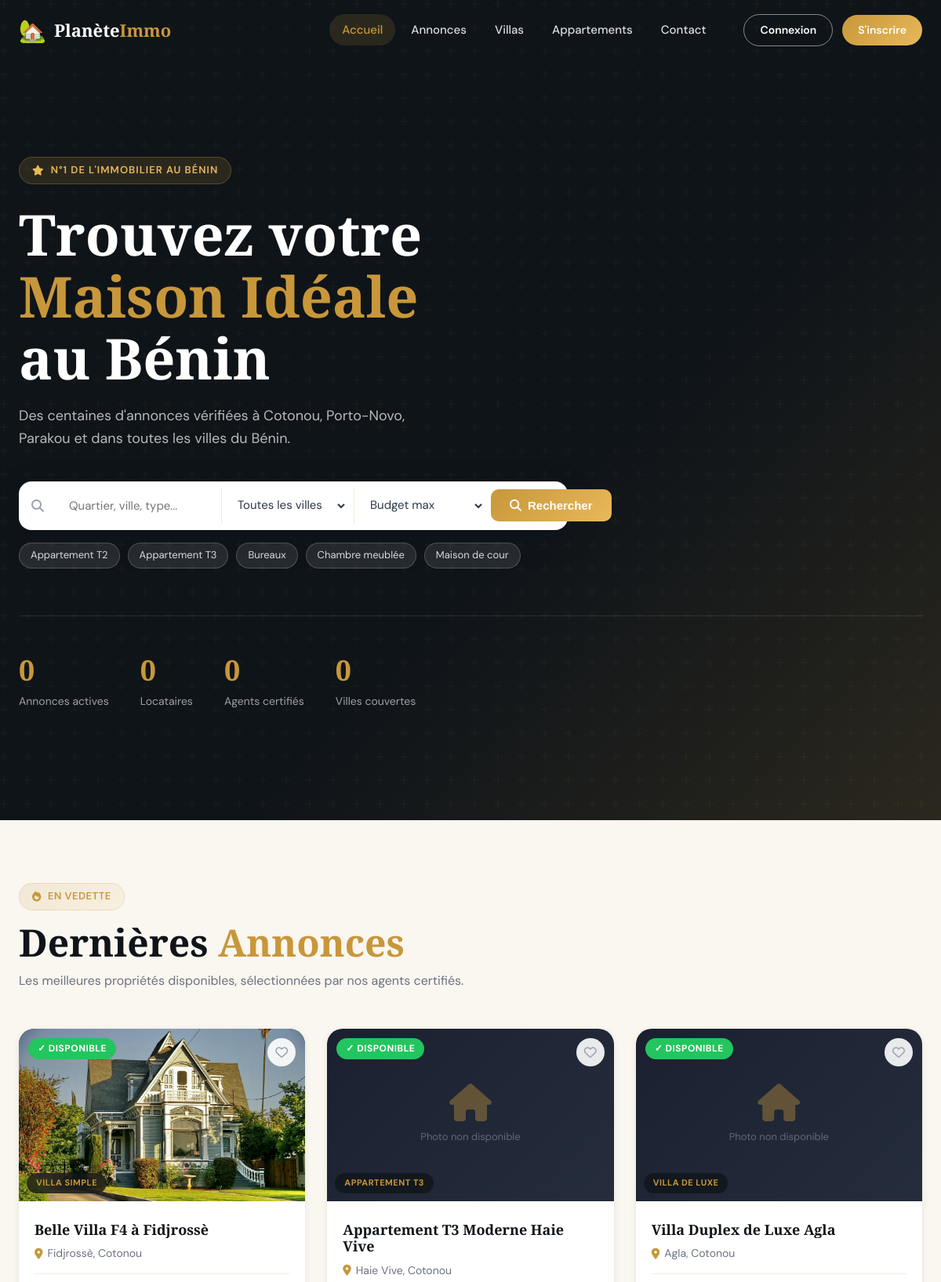
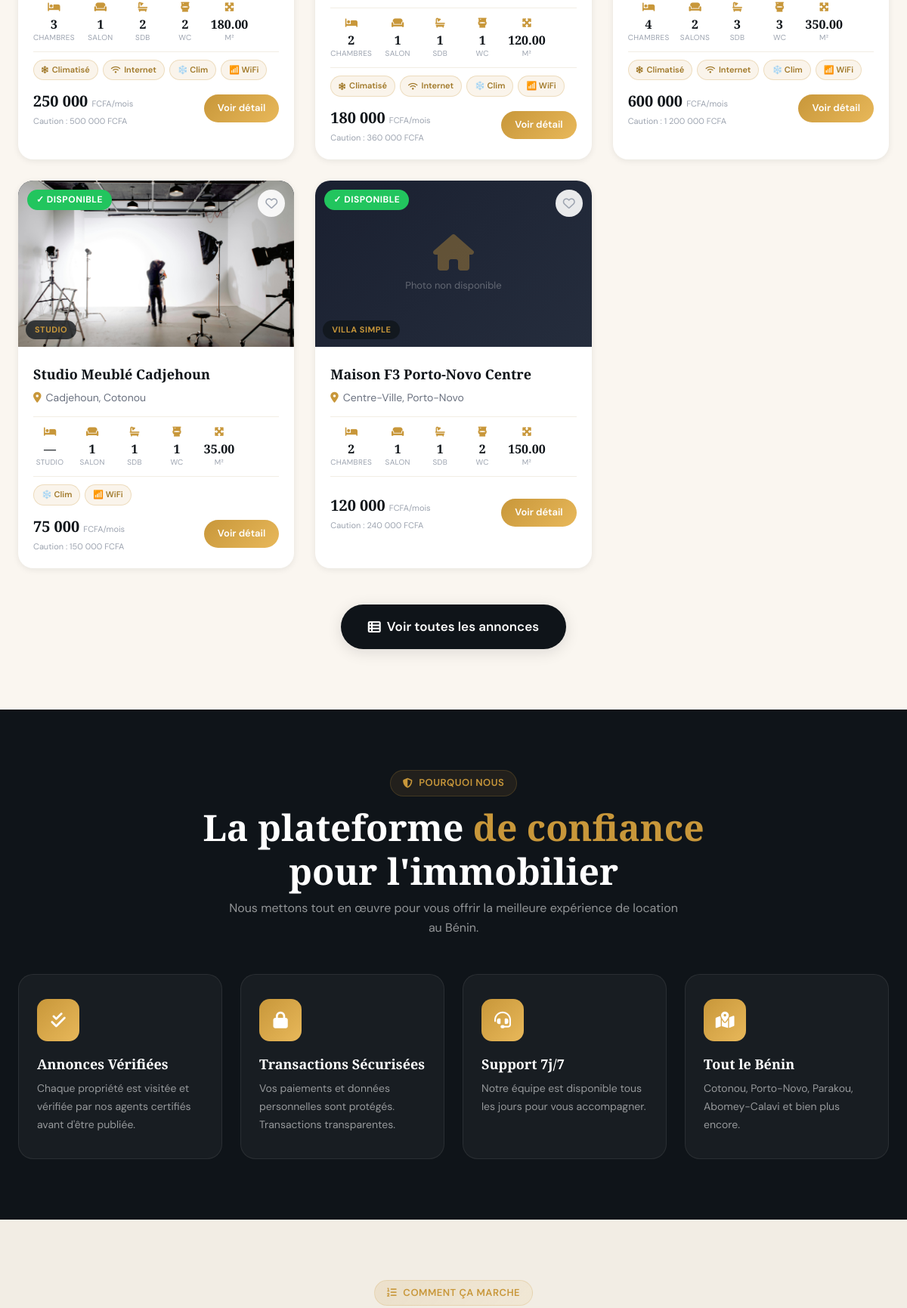
The page / (upper part) on the database its author committed (2 pictures, top to bottom).
### tables this page shows
CREATE TABLE types_maison (
    id INT AUTO_INCREMENT PRIMARY KEY,
    libelle VARCHAR(100) NOT NULL,
    description TEXT
);

CREATE TABLE maisons (
    id INT AUTO_INCREMENT PRIMARY KEY,
    titre VARCHAR(200) NOT NULL,
    description TEXT NOT NULL,
    type_id INT,
    agent_id INT NOT NULL,
    ville_id INT,
    quartier VARCHAR(150),
    adresse_complete TEXT,
    prix_mensuel DECIMAL(10,2) NOT NULL,
    caution DECIMAL(10,2) DEFAULT 0,
    surface DECIMAL(8,2),
    nb_chambres INT DEFAULT 1,
    nb_salles_bain INT DEFAULT 1,
    nb_toilettes INT DEFAULT 1,
    nb_salons INT DEFAULT 1,
    garage TINYINT(1) DEFAULT 0,
    piscine TINYINT(1) DEFAULT 0,
    climatisation TINYINT(1) DEFAULT 0,
    eau_courante TINYINT(1) DEFAULT 1,
    electricite TINYINT(1) DEFAULT 1,
    gardien TINYINT(1) DEFAULT 0,
    meublee TINYINT(1) DEFAULT 0,
    balcon TINYINT(1) DEFAULT 0,
    cuisine_equipee TINYINT(1) DEFAULT 0,
    connexion_internet TINYINT(1) DEFAULT 0,
    disponibilite ENUM('disponible','louee','maintenance','vendue') DEFAULT 'disponible',
    date_disponibilite DATE,
    latitude DECIMAL(10,8),
    longitude DECIMAL(11,8),
    vues INT DEFAULT 0,
    statut ENUM('actif','inactif','en_attente') DEFAULT 'en_attente',
    photo_principale VARCHAR(255),
    date_creation TIMESTAMP DEFAULT CURRENT_TIMESTAMP,
    date_modification TIMESTAMP NULL ON UPDATE CURRENT_TIMESTAMP,
    FOREIGN KEY (type_id) REFERENCES types_maison(id),
    FOREIGN KEY (agent_id) REFERENCES users(id),
    FOREIGN KEY (ville_id) REFERENCES villes(id)
);

CREATE TABLE villes (
    id INT AUTO_INCREMENT PRIMARY KEY,
    nom VARCHAR(100) NOT NULL,
    departement VARCHAR(100) NOT NULL
);

### index.php (the view, shortened to what this page needs)
<?php
require_once 'includes/card_maison.php';
$db = getDB();
$maisons = $db->query("
    SELECT m.*, v.nom as ville_nom, t.libelle as type_libelle,
           u.nom as agent_nom, u.prenom as agent_prenom
    FROM maisons m
    JOIN villes v ON m.ville_id = v.id
    JOIN types_maison t ON m.type_id = t.id
    JOIN users u ON m.agent_id = u.id
    WHERE m.statut = 'actif' AND m.disponibilite = 'disponible'
    ORDER BY m.date_creation DESC LIMIT 6
")->fetchAll();
$stats = $db->query("SELECT
    (SELECT COUNT(*) FROM maisons WHERE statut='actif') as total_maisons,
    (SELECT COUNT(*) FROM users WHERE role='locataire') as total_locataires,
    (SELECT COUNT(*) FROM users WHERE role='agent') as total_agents,
    (SELECT COUNT(*) FROM villes) as total_villes
")->fetch();
$types  = $db->query("SELECT * FROM types_maison ORDER BY libelle")->fetchAll();
?>
<?php include 'includes/header.php'; ?>
<main>
<section class="hero" id="hero">
    <div class="hero-pattern"></div>
    <div class="hero-content">
        <div class="hero-tag"><i class="fas fa-star"></i> N°1 de l'immobilier au Bénin</div>
        <h1 class="hero-title">Trouvez votre<br><span class="highlight">Maison Idéale</span><br>au Bénin</h1>
        <p class="hero-sub">Des centaines d'annonces vérifiées à Cotonou, Porto-Novo, Parakou et dans toutes les villes du Bénin.</p>
        <form class="hero-search" action="maisons.php" method="GET">
            <i class="fas fa-search" style="color:#9CA3AF;padding:0 8px"></i>
            <input type="text" name="recherche" class="hero-search-field" placeholder="Quartier, ville, type...">
            <select name="ville" class="hero-search-select">
                <option value="">Toutes les villes</option>
            </select>
            <select name="prix_max" class="hero-search-select">
                <option value="">Budget max</option>
            </select>
            <button type="submit" class="hero-search-btn"><i class="fas fa-search"></i> Rechercher</button>
        </form>
        <div style="display:flex;gap:10px;flex-wrap:wrap;margin-top:16px;">
            <?php foreach (array_slice($types, 0, 5) as $t): ?>
            <a href="maisons.php?type=<?= $t['id'] ?>" style="background:rgba(255,255,255,0.1);color:rgba(255,255,255,0.85);padding:5px 14px;border-radius:50px;font-size:13px;border:1px solid rgba(255,255,255,0.2);transition:all 0.2s"
               onmouseover="this.style.background='rgba(200,151,58,0.3)';this.style.borderColor='var(--gold)'"
               onmouseout="this.style.background='rgba(255,255,255,0.1)';this.style.borderColor='rgba(255,255,255,0.2)'">
                <?= htmlspecialchars($t['libelle']) ?>
            </a>
            <?php endforeach; ?>
        </div>
        <div class="hero-stats">
            <div><div class="hero-stat-value counter" data-target="<?= $stats['total_maisons'] ?>">0</div><div class="hero-stat-label">Annonces actives</div></div>
            <div><div class="hero-stat-value counter" data-target="<?= $stats['total_locataires'] ?>">0</div><div class="hero-stat-label">Locataires</div></div>
            <div><div class="hero-stat-value counter" data-target="<?= $stats['total_agents'] ?>">0</div><div class="hero-stat-label">Agents certifiés</div></div>
            <div><div class="hero-stat-value counter" data-target="<?= $stats['total_villes'] ?>">0</div><div class="hero-stat-label">Villes couvertes</div></div>
        </div>
    </div>
</section>
<section style="padding:80px 0;background:var(--cream)">
    <div class="container">
        <div class="section-header" style="margin-bottom:48px">
            <span class="section-badge"><i class="fas fa-fire"></i> En vedette</span>
            <h2 class="section-title">Dernières <span class="text-gold">Annonces</span></h2>
            <p class="section-sub">Les meilleures propriétés disponibles, sélectionnées par nos agents certifiés.</p>
        </div>
        <?php if (empty($maisons)): ?>
        <div style="text-align:center;padding:60px;background:var(--white);border-radius:20px;color:var(--text-muted)">
            <i class="fas fa-home" style="font-size:60px;margin-bottom:16px;color:var(--gold);opacity:0.3;display:block"></i>
            <p style="font-size:18px">Aucune annonce disponible pour le moment.</p>
        </div>
        <?php else: ?>
        <div class="maisons-grid">
            <?php foreach ($maisons as $m): echo renderCardMaison($m, SITE_URL); endforeach; ?>
        </div>
        <div style="text-align:center;margin-top:48px">
            <a href="<?= SITE_URL ?>/maisons.php" class="btn btn-dark btn-lg">
                <i class="fas fa-th-list"></i> Voir toutes les annonces
            </a>
        </div>
        <?php endif; ?>
    </div>
</section>
<section class="features-section">
    <div class="container">
        <div class="section-header centered">
            <span class="section-badge" style="background:rgba(200,151,58,0.1);border-color:rgba(200,151,58,0.2)"><i class="fas fa-shield-alt"></i> Pourquoi nous</span>
            <h2 class="section-title" style="color:var(--white)">La plateforme <span style="color:var(--gold)">de confiance</span><br>pour l'immobilier</h2>
            <p class="section-sub" style="color:rgba(255,255,255,0.55);margin:0 auto">Nous mettons tout en œuvre pour vous offrir la meilleure expérience de location au Bénin.</p>
        </div>
        <div class="features-cards">
            <?php foreach ([
                ['fas fa-check-double','Annonces Vérifiées','Chaque propriété est visitée et vérifiée par nos agents certifiés avant d\'être publiée.'],
                ['fas fa-lock','Transactions Sécurisées','Vos paiements et données personnelles sont protégés. Transactions transparentes.'],
                ['fas fa-headset','Support 7j/7','Notre équipe est disponible tous les jours pour vous accompagner.'],
                ['fas fa-map-marked-alt','Tout le Bénin','Cotonou, Porto-Novo, Parakou, Abomey-Calavi et bien plus encore.'],
            ] as [$ic, $titre, $desc]): ?>
            <div class="feature-card">
                <div class="feature-card-icon"><i class="<?= $ic ?>"></i></div>
                <h3><?= $titre ?></h3>
                <p><?= $desc ?></p>
            </div>
            <?php endforeach; ?>
        </div>
    </div>
</section>
<section style="padding:80px 0;background:var(--cream-2)">
    <div class="container">
        <div class="section-header centered">
            <span class="section-badge"><i class="fas fa-list-ol"></i> Comment ça marche</span>
        </div>
    </div>
</section>
</main>
<?php include 'includes/footer.php'; ?>

### includes/card_maison.php (shortened to what this page needs)
<?php
function renderCardMaison($m, $site_url, $show_fav = true) {
    $amenities = [];
    if ($m['nb_chambres'] > 0)   $amenities[] = ['fas fa-bed',        $m['nb_chambres'] . ' Chambre' . ($m['nb_chambres'] > 1 ? 's' : '')];
    if ($m['nb_salons'] > 0)     $amenities[] = ['fas fa-couch',      $m['nb_salons'] . ' Salon' . ($m['nb_salons'] > 1 ? 's' : '')];
    if ($m['nb_salles_bain'] > 0) $amenities[] = ['fas fa-bath',      $m['nb_salles_bain'] . ' SDB'];
    if ($m['nb_toilettes'] > 0)  $amenities[] = ['fas fa-toilet',     $m['nb_toilettes'] . ' WC'];
    if ($m['surface'])            $amenities[] = ['fas fa-expand-arrows-alt', $m['surface'] . ' m²'];
    if ($m['climatisation'])      $amenities[] = ['fas fa-snowflake',  'Climatisé'];
    if ($m['connexion_internet']) $amenities[] = ['fas fa-wifi',       'Internet'];
    ?>
    <div class="maison-card">
        <div class="card-image">
            <?php if (!empty($m['photo_principale'])): ?>
            <img src="<?= $site_url ?>/uploads/maisons/<?= htmlspecialchars($m['photo_principale']) ?>"
                 alt="<?= htmlspecialchars($m['titre']) ?>"
                 loading="lazy"
                 onerror="this.style.display='none';this.nextElementSibling.style.display='flex'">
            <div class="card-image-placeholder" style="display:none">
                <i class="fas fa-home"></i><span>Photo non disponible</span>
            </div>
            <?php else: ?>
            <div class="card-image-placeholder">
                <i class="fas fa-home"></i><span>Photo bientôt disponible</span>
            </div>
            <?php endif; ?>
            <span class="card-badge badge-<?= $m['disponibilite'] ?>">
                <?= $m['disponibilite'] === 'disponible' ? '✓ Disponible' : '✗ Loué' ?>
            </span>
            <?php if ($show_fav): ?>
            <button class="card-fav toggle-fav" data-id="<?= $m['id'] ?>" title="Ajouter aux favoris">
                <i class="far fa-heart"></i>
            </button>
            <?php endif; ?>
            <?php if (!empty($m['type_libelle'])): ?>
            <div style="position:absolute;bottom:10px;left:10px;background:rgba(15,20,25,0.75);backdrop-filter:blur(8px);color:var(--gold);padding:4px 12px;border-radius:50px;font-size:11px;font-weight:700;letter-spacing:0.5px;text-transform:uppercase">
                <?= htmlspecialchars($m['type_libelle']) ?>
            </div>
            <?php endif; ?>
        </div>
        <div class="card-body">
            <h3 class="card-title"><?= htmlspecialchars($m['titre']) ?></h3>
            <div class="card-location">
                <i class="fas fa-map-marker-alt" style="color:var(--gold)"></i>
                <?= htmlspecialchars($m['quartier'] ?? '') ?><?= $m['quartier'] ? ', ' : '' ?><?= htmlspecialchars($m['ville_nom'] ?? '') ?>
            </div>
            <div class="card-stats">
                <?php if ($m['nb_chambres'] > 0): ?>
                <div class="card-stat-item">
                    <div class="card-stat-icon"><i class="fas fa-bed"></i></div>
                    <div class="card-stat-value"><?= $m['nb_chambres'] ?></div>
                    <div class="card-stat-label">Chambre<?= $m['nb_chambres'] > 1 ? 's' : '' ?></div>
                </div>
                <?php else: ?>
                <div class="card-stat-item">
                    <div class="card-stat-icon"><i class="fas fa-bed"></i></div>
                    <div class="card-stat-value">—</div>
                    <div class="card-stat-label">Studio</div>
                </div>
                <?php endif; ?>
                <div class="card-stat-item">
                    <div class="card-stat-icon"><i class="fas fa-couch"></i></div>
                    <div class="card-stat-value"><?= $m['nb_salons'] ?: '1' ?></div>
                    <div class="card-stat-label">Salon<?= ($m['nb_salons'] ?? 1) > 1 ? 's' : '' ?></div>
                </div>
                <div class="card-stat-item">
                    <div class="card-stat-icon"><i class="fas fa-bath"></i></div>
                    <div class="card-stat-value"><?= $m['nb_salles_bain'] ?></div>
                    <div class="card-stat-label">SDB</div>
                </div>
                <div class="card-stat-item">
                    <div class="card-stat-icon"><i class="fas fa-toilet"></i></div>
                    <div class="card-stat-value"><?= $m['nb_toilettes'] ?></div>
                    <div class="card-stat-label">WC</div>
                </div>
                <?php if ($m['surface']): ?>
                <div class="card-stat-item">
                    <div class="card-stat-icon"><i class="fas fa-expand-arrows-alt"></i></div>
                    <div class="card-stat-value"><?= $m['surface'] ?></div>
                    <div class="card-stat-label">m²</div>
                </div>
                <?php endif; ?>
            </div>
            <?php if (!empty($amenities)): ?>
            <div class="maison-amenities">
                <?php foreach (array_slice($amenities, 5, 4) as $am): ?>
                <span class="amenity-tag">
                    <i class="<?= $am[0] ?>"></i> <?= $am[1] ?>
                </span>
                <?php endforeach; ?>
                <?php
                $extras = [];
                if ($m['climatisation'])      $extras[] = '❄️ Clim';
                if ($m['connexion_internet']) $extras[] = '📶 WiFi';
                foreach (array_slice($extras, 0, 3) as $ex):
                ?>
                <span class="amenity-tag"><?= $ex ?></span>
                <?php endforeach; ?>
            </div>
            <?php endif; ?>
            <div class="card-footer" style="margin-top:12px">
                <div>
                    <div class="card-prix">
                        <?= number_format($m['prix_mensuel'], 0, ',', ' ') ?> <span style="font-size:11px;color:var(--text-muted);font-family:'DM Sans',sans-serif">FCFA/mois</span>
                    </div>
                    <?php if (!empty($m['caution']) && $m['caution'] > 0): ?>
                    <div style="font-size:11px;color:var(--text-muted);margin-top:2px">
                        Caution : <?= number_format($m['caution'], 0, ',', ' ') ?> FCFA
                    </div>
                    <?php endif; ?>
                </div>
                <a href="<?= $site_url ?>/detail.php?id=<?= $m['id'] ?>" class="card-btn">
                    Voir détail
                </a>
            </div>
        </div>
    </div>
    <?php
    return ob_get_clean();
}
?>

### rows shown on the page
types_maison: libelle "Appartement T2"
types_maison: libelle "Appartement T3"
types_maison: libelle "Bureaux"
types_maison: libelle "Chambre meublée"
types_maison: libelle "Maison de cour"
maisons: photo_principale (picture), disponibilite "✓ DISPONIBLE", type.libelle "VILLA SIMPLE", titre "Belle Villa F4 à Fidjrossè", quartier "Fidjrossè", ville.nom "Cotonou", nb_chambres "3", nb_salons "1", nb_salles_bain "2", nb_toilettes "2", surface "180.00", am "Climatisé", am "Internet", ex "❄️ Clim", ex "📶 WiFi", prix_mensuel "250 000", caution "500 000"
maisons: disponibilite "✓ DISPONIBLE", type.libelle "APPARTEMENT T3", titre "Appartement T3 Moderne Haie Vive", quartier "Haie Vive", ville.nom "Cotonou", nb_chambres "2", nb_salons "1", nb_salles_bain "1", nb_toilettes "1", surface "120.00", am "Climatisé", am "Internet", ex "❄️ Clim", ex "📶 WiFi", prix_mensuel "180 000", caution "360 000"
maisons: disponibilite "✓ DISPONIBLE", type.libelle "VILLA DE LUXE", titre "Villa Duplex de Luxe Agla", quartier "Agla", ville.nom "Cotonou", nb_chambres "4", nb_salons "2", nb_salles_bain "3", nb_toilettes "3", surface "350.00", am "Climatisé", am "Internet", ex "❄️ Clim", ex "📶 WiFi", prix_mensuel "600 000", caution "1 200 000"
maisons: photo_principale (picture), disponibilite "✓ DISPONIBLE", type.libelle "STUDIO", titre "Studio Meublé Cadjehoun", quartier "Cadjehoun", ville.nom "Cotonou", nb_chambres 0 (drawn), nb_salons "1", nb_salles_bain "1", nb_toilettes "1", surface "35.00", ex "❄️ Clim", ex "📶 WiFi", prix_mensuel "75 000", caution "150 000"
maisons: disponibilite "✓ DISPONIBLE", type.libelle "VILLA SIMPLE", titre "Maison F3 Porto-Novo Centre", quartier "Centre-Ville", ville.nom "Porto-Novo", nb_chambres "2", nb_salons "1", nb_salles_bain "1", nb_toilettes "2", surface "150.00", prix_mensuel "120 000", caution "240 000"

### other values the page prints
$titre "Annonces Vérifiées"
$desc "Chaque propriété est visitée et vérifiée par nos agents certifiés avant d'être publiée."
$titre "Transactions Sécurisées"
$desc "Vos paiements et données personnelles sont protégés. Transactions transparentes."
$titre "Support 7j/7"
$desc "Notre équipe est disponible tous les jours pour vous accompagner."
$titre "Tout le Bénin"
$desc "Cotonou, Porto-Novo, Parakou, Abomey-Calavi et bien plus encore."
